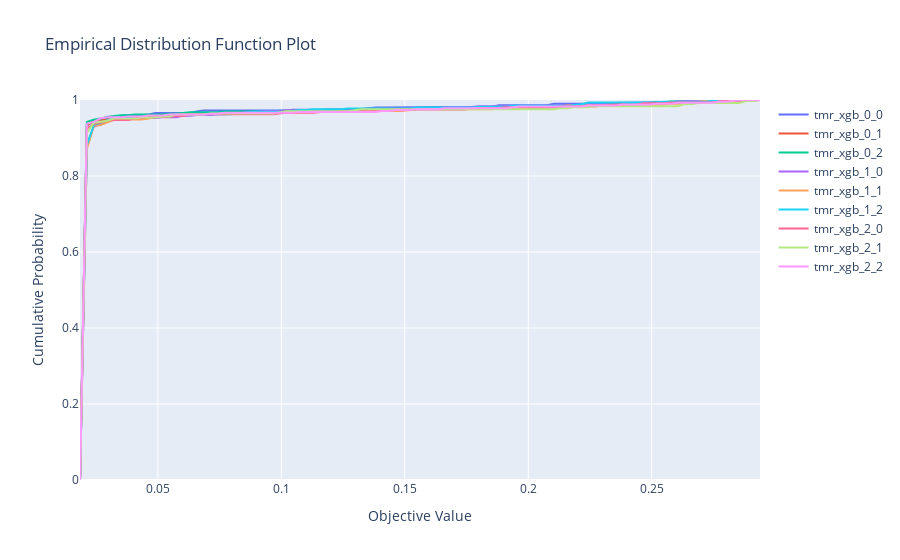

The cell this chart's notebook holds for it:
### Code cell
optuna.visualization.plot_edf(studies)
